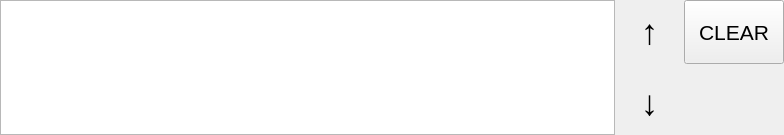
<?xml version="1.0" encoding="UTF-8"?>
<ui version="4.0">
 <class>log_viewClass</class>
 <widget class="QWidget" name="log_viewClass">
  <property name="geometry">
   <rect>
    <x>0</x>
    <y>0</y>
    <width>784</width>
    <height>135</height>
   </rect>
  </property>
  <property name="minimumSize">
   <size>
    <width>700</width>
    <height>135</height>
   </size>
  </property>
  <property name="maximumSize">
   <size>
    <width>16777215</width>
    <height>135</height>
   </size>
  </property>
  <property name="windowTitle">
   <string>log_view</string>
  </property>
  <layout class="QHBoxLayout" name="horizontalLayout" stretch="1,0,0">
   <property name="spacing">
    <number>0</number>
   </property>
   <property name="leftMargin">
    <number>0</number>
   </property>
   <property name="topMargin">
    <number>0</number>
   </property>
   <property name="rightMargin">
    <number>0</number>
   </property>
   <property name="bottomMargin">
    <number>0</number>
   </property>
   <item>
    <widget class="PsTextEdit" name="edit_msg_">
     <property name="minimumSize">
      <size>
       <width>0</width>
       <height>130</height>
      </size>
     </property>
     <property name="font">
      <font>
       <family>Microsoft YaHei UI</family>
       <pointsize>14</pointsize>
      </font>
     </property>
     <property name="verticalScrollBarPolicy">
      <enum>Qt::ScrollBarAsNeeded</enum>
     </property>
     <property name="horizontalScrollBarPolicy">
      <enum>Qt::ScrollBarAsNeeded</enum>
     </property>
     <property name="readOnly">
      <bool>true</bool>
     </property>
    </widget>
   </item>
   <item>
    <layout class="QVBoxLayout" name="verticalLayout_4" stretch="0,1,0">
     <property name="spacing">
      <number>0</number>
     </property>
     <item>
      <widget class="PsButton" name="msg_up">
       <property name="minimumSize">
        <size>
         <width>69</width>
         <height>64</height>
        </size>
       </property>
       <property name="maximumSize">
        <size>
         <width>69</width>
         <height>64</height>
        </size>
       </property>
       <property name="font">
        <font>
         <pointsize>26</pointsize>
        </font>
       </property>
       <property name="text">
        <string>↑</string>
       </property>
       <property name="flat">
        <bool>true</bool>
       </property>
      </widget>
     </item>
     <item>
      <spacer name="verticalSpacer_2">
       <property name="sizeHint" stdset="0">
        <size>
         <width>20</width>
         <height>0</height>
        </size>
       </property>
      </spacer>
     </item>
     <item>
      <widget class="PsButton" name="msg_down">
       <property name="minimumSize">
        <size>
         <width>69</width>
         <height>64</height>
        </size>
       </property>
       <property name="maximumSize">
        <size>
         <width>69</width>
         <height>64</height>
        </size>
       </property>
       <property name="font">
        <font>
         <pointsize>26</pointsize>
        </font>
       </property>
       <property name="text">
        <string>↓</string>
       </property>
       <property name="flat">
        <bool>true</bool>
       </property>
      </widget>
     </item>
    </layout>
   </item>
   <item>
    <layout class="QVBoxLayout" name="verticalLayout_7" stretch="0,1">
     <property name="spacing">
      <number>0</number>
     </property>
     <item>
      <widget class="PsButton" name="clear_alarm">
       <property name="minimumSize">
        <size>
         <width>100</width>
         <height>64</height>
        </size>
       </property>
       <property name="maximumSize">
        <size>
         <width>100</width>
         <height>64</height>
        </size>
       </property>
       <property name="font">
        <font>
         <pointsize>16</pointsize>
        </font>
       </property>
       <property name="text">
        <string>CLEAR</string>
       </property>
      </widget>
     </item>
     <item>
      <spacer name="verticalSpacer">
       <property name="sizeHint" stdset="0">
        <size>
         <width>20</width>
         <height>0</height>
        </size>
       </property>
      </spacer>
     </item>
    </layout>
   </item>
  </layout>
 </widget>
 <layoutdefault spacing="6" margin="11"/>
 <customwidgets>
  <customwidget>
   <class>PsButton</class>
   <extends>QPushButton</extends>
   <header>view/components/ps_button/ps_button.h</header>
  </customwidget>
  <customwidget>
   <class>PsTextEdit</class>
   <extends>QTextEdit</extends>
   <header>view/components/ps_text_edit/ps_text_edit.h</header>
  </customwidget>
 </customwidgets>
 <resources>
  <include location="../../../../res/main_res.qrc"/>
 </resources>
 <connections/>
</ui>
